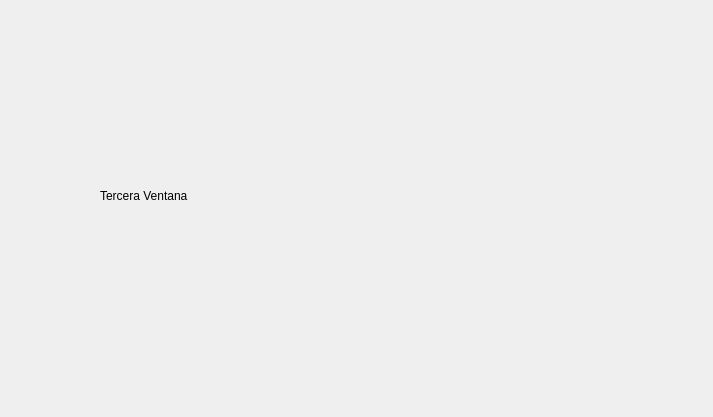
<?xml version="1.0" encoding="UTF-8"?>
<ui version="4.0">
 <class>thirdDialog</class>
 <widget class="QDialog" name="thirdDialog">
  <property name="geometry">
   <rect>
    <x>0</x>
    <y>0</y>
    <width>713</width>
    <height>417</height>
   </rect>
  </property>
  <property name="windowTitle">
   <string>Dialog</string>
  </property>
  <widget class="QLabel" name="label">
   <property name="geometry">
    <rect>
     <x>100</x>
     <y>170</y>
     <width>211</width>
     <height>51</height>
    </rect>
   </property>
   <property name="text">
    <string>Tercera Ventana</string>
   </property>
  </widget>
 </widget>
 <resources/>
 <connections/>
</ui>
